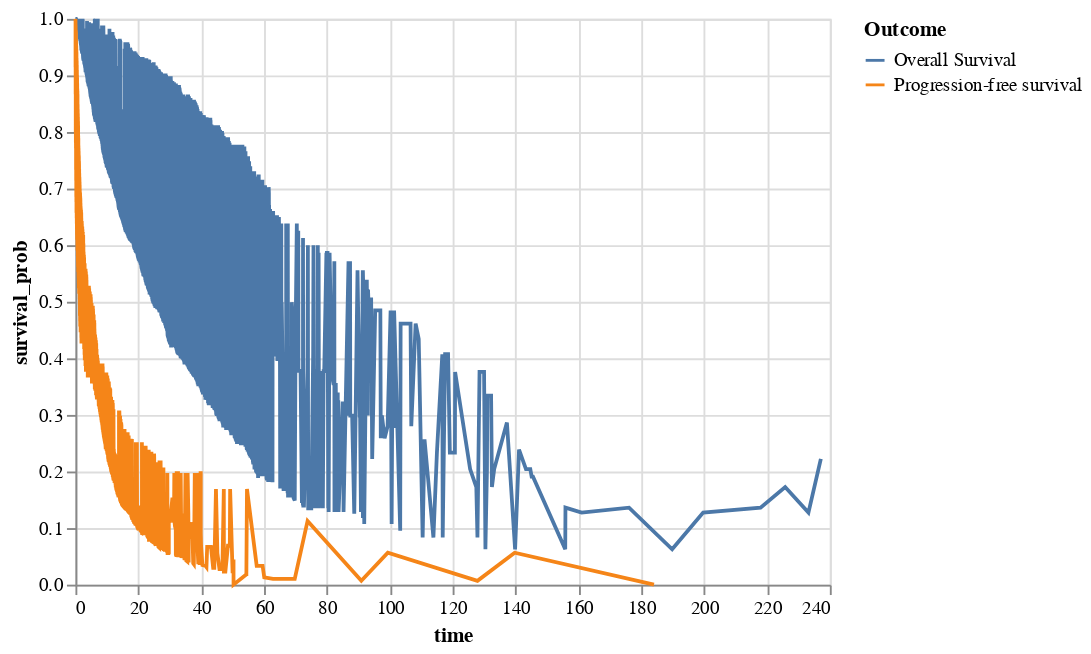

Notebook code cell kept with this figure:
### Code cell
data = cancer_idx
df_melted2 = pd.melt(
    data, 
    id_vars=["record_id", 'stage_dx', 'tt_os_dx_mos', 'tt_pfs_i_or_m_adv_mos'],
    value_vars=['os_dx_status', 'pfs_i_or_m_adv_status'],
    var_name="outcome_type",
    value_name="event_occurred"
)

# df_melted2["time_till_progression"] = df_melted2['tt_os_dx_mos']

df_melted2["time_till_event"] = df_melted2.apply(lambda x: x["tt_pfs_i_or_m_adv_mos"] if x["outcome_type"] == "pfs_i_or_m_adv_status" else x["tt_os_dx_mos"], axis=1)

df_melted2.drop(["tt_os_dx_mos", "tt_pfs_i_or_m_adv_mos"], axis=1, inplace = True)

df_melted2 = df_melted2.dropna(subset = ['event_occurred', 'time_till_event', 'stage_dx'])

from lifelines import KaplanMeierFitter
# Define a list of unique combinations of stage_dx and progression_type
unique_combinations = [(stage, out_type) for stage in df_melted2['stage_dx'].unique()
                       for out_type in df_melted2['outcome_type'].unique()]

# Initialize a dictionary to store the fitted Kaplan-Meier models
kmf_dict = {}

# Loop over the unique combinations of stage_dx and progression_type
for stage, out_type in unique_combinations:
    
    # Select the data for the current combination of stage_dx and progression_type
    mask = (df_melted2['stage_dx'] == stage) & (df_melted2['outcome_type'] == out_type)
    data = df_melted2.loc[mask, ['time_till_event', 'event_occurred']].dropna()
    
    # Check if there are enough observations for reliable estimation
    if len(data) >= 10:
        
        # Fit the Kaplan-Meier model and store it in the dictionary
        kmf = KaplanMeierFitter()
        kmf.fit(data['time_till_event'], data['event_occurred'], label=f'{stage} ({out_type})')
        kmf_dict[(stage, out_type)] = kmf
        
survival_df = pd.DataFrame()
for (stage, out_type), kmf in kmf_dict.items():
    mask = (df_melted2['stage_dx'] == stage) & (df_melted2['outcome_type'] == out_type)
    survival_prob = kmf.survival_function_
    survival_prob.columns = ['survival_prob']
    survival_prob['stage_dx'] = stage
    survival_prob['out_type'] = out_type
    survival_prob['time'] = survival_prob.index
    survival_df = pd.concat([survival_df, survival_prob], axis=0)

survival_df['stage_dx']= np.where(survival_df['stage_dx'] == 'Stage I-III NOS', 0, 
        np.where(survival_df['stage_dx'] == 'Stage I', 1, 
                np.where(survival_df['stage_dx'] == 'Stage II', 2, 
                        np.where(survival_df['stage_dx'] == 'Stage III', 3, 4))))


selection = alt.selection_single(
    fields=['stage_dx'], 
    bind=alt.binding_range(min = 0, max = 4, step = 1, 
                            name='Select Stage')
)

labels = {
    0: 'Stage I-III NOS',
    1: 'Stage I',
    2: 'Stage II',
    3: 'Stage III',
    4: 'Stage IV'
}

alt_chart = alt.Chart(survival_df).mark_line().encode(
    x='time:Q',
    y='survival_prob:Q',
color=alt.Color('out_type:N', legend=alt.Legend(title='Outcome',  labelExpr="{'os_dx_status': 'Overall Survival', 'pfs_i_or_m_adv_status': 'Progression-free survival'}[datum.label]"))
).add_selection(
    selection
).transform_filter(
    selection
)

alt.data_transformers.enable('default', max_rows=10000)

# display the plot
alt_chart

### Figure 1 — Vega-Lite specification as saved in the notebook (floating-point values rounded to 4 significant figures; data arrays with more than 128 entries replaced by an {"elided": "..."} marker saying what was removed)
{"config": {"view": {"continuousWidth": 400, "continuousHeight": 300}}, "data": {"name": "data-f168f84be9f37241d3387e6a1cb9dc12"}, "mark": "line", "encoding": {"color": {"field": "out_type", "legend": {"labelExpr": "{'os_dx_status': 'Overall Survival', 'pfs_i_or_m_adv_status': 'Progression-free survival'}[datum.label]", "title": "Outcome"}, "type": "nominal"}, "x": {"field": "time", "type": "quantitative"}, "y": {"field": "survival_prob", "type": "quantitative"}}, "selection": {"selector016": {"type": "single", "fields": ["stage_dx"], "bind": {"input": "range", "max": 4, "min": 0, "name": "Select Stage", "step": 1}}}, "transform": [{"filter": {"selection": "selector016"}}], "$schema": "https://vega.github.io/schema/vega-lite/v4.17.0.json", "datasets": {"data-f168f84be9f37241d3387e6a1cb9dc12": {"elided": "2386 records"}}}
